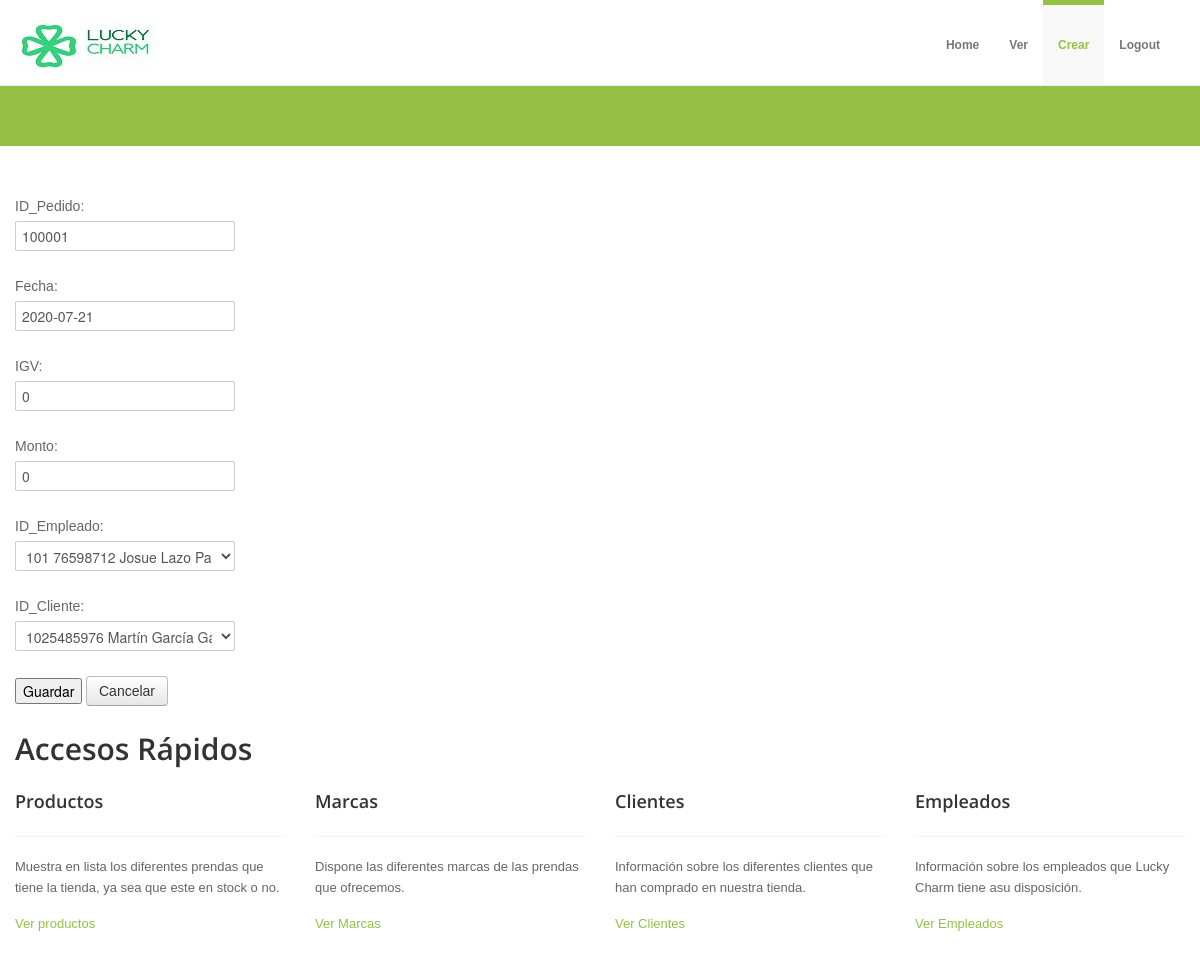
/edit_pedido/1, run on the app's committed database.
### Tienda/models.py (models this page shows, shortened)
class pedido(models.Model):
    id_pedido=models.CharField(max_length=20)
    fecha=models.DateField()
    igv=models.IntegerField()
    monto=models.IntegerField()
    monto_igv=models.IntegerField(null=True)
    id_emp=models.ForeignKey(empleado,on_delete=models.CASCADE)
    iden_cli=models.ForeignKey(cliente,on_delete=models.CASCADE)

class empleado(models.Model):
    id_emp= models.CharField(max_length=10)
    dni = models.CharField(max_length=8)
    nombre= models.CharField(max_length=20)
    apell_pat= models.CharField(max_length=20)
    apell_mat= models.CharField(max_length=20)
    def __str__(self):
        return self.id_emp +" "+ self.dni +" "+ self.nombre +" "+ self.apell_pat +" "+ self.apell_mat

class cliente(models.Model):
    iden_cli= models.CharField(max_length=10)
    nombre= models.CharField(max_length=20)
    apell_pat= models.CharField(max_length=20)
    apell_mat= models.CharField(max_length=20)
    celular= models.CharField(max_length=9)
    NATURAL= 'Natural'
    JURIDICA= 'Juridica'
    TIPO = ((NATURAL, 'Natural'),(JURIDICA, 'Juridica'))
    tipo= models.CharField(max_length=8, choices=TIPO)
    def __str__(self):
        return self.iden_cli +" "+ self.nombre +" "+ self.apell_pat +" "+ self.apell_mat +" "+ self.celular
        +" "+ self.tipo

### Tienda/views.py (the view)
# urls.py: path('edit_pedido/<int:pk>',pedidoupdate.as_view(), name='Pedidoseditar'),
class pedidoupdate(UpdateView):
    model= pedido
    form_class = pedidosForm
    template_name = 'pedidocreate.html'
    success_url = reverse_lazy('Pedidos')

### Tienda/forms.py
class pedidosForm(forms.ModelForm):
    class Meta:
        model = pedido
        fields = [
            'id_pedido',
            'fecha',
            'igv',
            'monto',
            'id_emp',
            'iden_cli'
        ]
        labels = {
            'id_pedido': 'ID_Pedido',
            'fecha': 'Fecha',
            'igv': 'IGV',
            'monto': 'Monto',
            'id_emp': 'ID_Empleado',
            'iden_cli': 'ID_Cliente',
        }
        widgets = {
            'id_pedido': forms.TextInput(attrs={'class': 'form-control'}),
            'fecha': forms.TextInput(attrs={'class': 'form-control'}),
            'igv': forms.TextInput(attrs={'class': 'form-control'}),
            'monto': forms.TextInput(attrs={'class': 'form-control'}),
            'id_emp': forms.Select(attrs={'class': 'form-control'}),
            'iden_cli': forms.Select(attrs={'class': 'form-control'}),
        }

### Tienda/templates/pedidocreate.html (shortened to what this page needs)
{% extends "basecrear.html" %}
{% block content %}
<form method="post">
    {{form.as_p}}
    <button type="submit">Guardar</button>
    <a class="btn btn-default" href="{% url 'Pedidos' %}">Cancelar</a>
</form>
{% endblock %}

### Tienda/static/color/default.css (style rules this page uses)
a { color: #94c045; }

### Tienda/static/css/overwrite.css (style rules this page uses)
body { margin: 0; font-family: Tahoma, Arial, sans-serif; font-size: 13px; line-height: 1.6em; color: #666; background-color: #ffffff; }
p { margin: 0 0 15px; }
a { color: #0088cc; text-decoration: none; }
select, textarea, input[type="text"], input[type="password"], input[type="datetime"], input[type="datetime-local"], input[type="date"], input[type="month"], input[type="time"], input[type="week"], input[type="number"], input[type="email"], input[type="url"], input[type="search"], input[type="tel"], input[type="color"], .uneditable-input { -webkit-border-radius: 2px; -moz-border-radius: 2px; border-radius: 2px; }
textarea, input[type="text"], input[type="password"], input[type="datetime"], input[type="datetime-local"], input[type="date"], input[type="month"], input[type="time"], input[type="week"], input[type="number"], input[type="email"], input[type="url"], input[type="search"], input[type="tel"], input[type="color"], .uneditable-input { -webkit-box-shadow: none; -moz-box-shadow: none; box-shadow: none; }
.btn { display: inline-block; *display: inline; *zoom: 1; padding: 4px 12px; margin-bottom: 0; font-size: 14px; line-height: 20px; text-align: center; vertical-align: middle; cursor: pointer; color: #333333; text-shadow: 0 1px 1px rgba(255, 255, 255, 0.75); background-color: #f5f5f5; border-color: #e6e6e6 #e6e6e6 #bfbfbf; border-color: rgba(0, 0, 0, 0.1) rgba(0, 0, 0, 0.1) rgba(0, 0, 0, 0.25); *background-color: #e6e6e6; filter: progid:DXImageTransform.Microsoft.gradient(enabled = false); border: 1px solid #bbbbbb; *border: 0; border-bottom-color: #a2a2a2; *margin-left: .3em; -webkit-box-shadow: none; -moz-box-shadow: none; box-shadow: none; }

### data on the page
pedido: id_pedido "100001"
empleado: id_emp "101 76598712 Josue Lazo Paredes"
cliente: iden_cli "1025485976 Martín García Gamboa 987445661"
